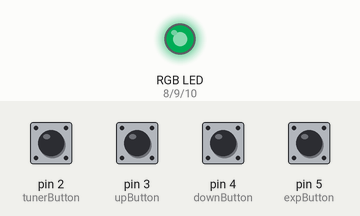
A sketch run on a simulated Arduino Uno, built with avr-gcc and run on an emulated ATmega328P. Shown: an RGB LED mixed from three pins (HIGH = lit). The test bench sets the inputs (shaded band); at power-on: pin 2 (tunerButton), pin 3 (upButton), pin 4 (downButton), pin 5 (expButton) LOW. Dim RGB values are drawn brighter than linear; MIDI output is not drawn; EEPROM starts erased.

Above: at 3.2 s.
3.3 s: pin 2 (tunerButton) pulled HIGH for 0.15 s
At 4.5 s:
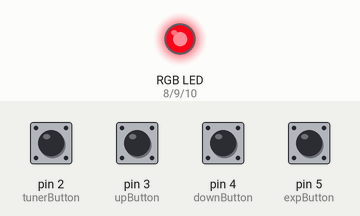
4.9 s: pin 2 (tunerButton) pulled HIGH for 1 s
At 5.9 s:
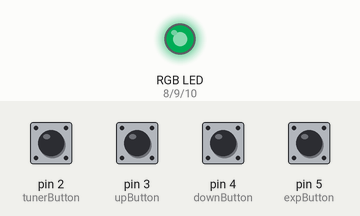
7.4 s: pin 5 (expButton) pulled HIGH for 0.15 s
At 8.3 s:
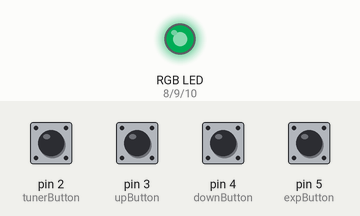
Timing chart, 0 to 10.4 s (numbered marks = the images above; inputs shaded):
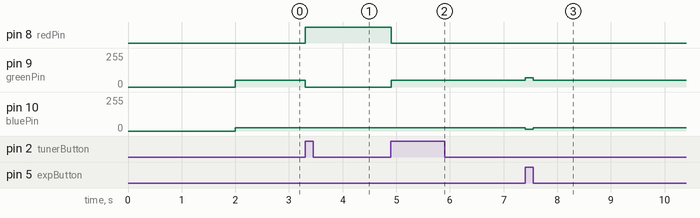

The sketch:

Line6_M5_Midi_Controller.ino
```cpp
#include <EEPROM.h>
#include <MIDI.h>
#include <JC_Button.h>

MIDI_CREATE_DEFAULT_INSTANCE();

Button tunerButton(2, 25, false, false);
Button upButton(3, 25, false, false);
Button downButton(4, 25, false, false);
Button expButton(5, 25, false, false);

const int redPin = 8;
const int greenPin = 9;
const int bluePin = 10;

const int presetMemAddr = 0;

const int expChannel = 1;
const int tunerChannel = 69;
const int maxValue = 127;
const int maxPreset = 23;

int preset = 0;
bool tunerMode = false;

void setup()
{
  MIDI.begin(1);

  tunerButton.begin();
  upButton.begin();
  downButton.begin();
  expButton.begin();

  pinMode(redPin, OUTPUT);
  pinMode(greenPin, OUTPUT);
  pinMode(bluePin, OUTPUT);

  int savedPreset = EEPROM.read(presetMemAddr);
  if (0 <= savedPreset && savedPreset <= maxPreset) {
    preset = savedPreset;
  }

  // wait for M5 to power up
  delay(2000);

  changeToPreset();
  ledNormal();
}

void loop()
{
  tunerButton.read();
  upButton.read();
  downButton.read();
  expButton.read();

  if (tunerMode) {
    if (tunerButton.wasPressed() || upButton.wasPressed() || downButton.wasPressed() || expButton.wasPressed()) {
      tunerOff();
    }
  } else {
    if (tunerButton.wasPressed()) {
      tunerOn();
    } else if (upButton.wasPressed()) {
      up();
    } else if (downButton.wasPressed()) {
      down();
    } else if (expButton.wasPressed()) {
      expMax();
    } else if (expButton.wasReleased()) {
      expMin();
    }
  }

  delay(10);
}

void tunerOn() {
  MIDI.sendControlChange(tunerChannel, maxValue, 1);
  tunerMode = true;
  ledTuner();
}

void tunerOff() {
  MIDI.sendControlChange(tunerChannel, 0, 1);
  tunerMode = false;
  ledNormal();
}

void up()
{
  preset = preset == 0 ? maxPreset : preset - 1;
  changeToPreset();
}

void down()
{
  preset = preset == maxPreset ? 0 : preset + 1;
  changeToPreset();
}

void changeToPreset() {
  MIDI.sendProgramChange(preset, 1);
  EEPROM.write(presetMemAddr, preset);
}

void expMin()
{
  MIDI.sendControlChange(expChannel, 0, 1);
  ledNormal();
}

void expMax()
{
  MIDI.sendControlChange(expChannel, maxValue, 1);
  ledExp();
}

void ledNormal() {
  analogWrite(redPin, 0);
  analogWrite(greenPin, 50);
  analogWrite(bluePin, 25);
}

void ledExp() {
  analogWrite(redPin, 0);
  analogWrite(greenPin, 70);
  analogWrite(bluePin, 15);
}

void ledTuner() {
  analogWrite(redPin, 150);
  analogWrite(greenPin, 0);
  analogWrite(bluePin, 25);
}
```

Measured:
- after the input at 3.3 s, pin 8 (redPin): LOW → HIGH at once; pin 9 (greenPin): 50/255 → 0/255 at once
- after the input at 4.9 s, pin 8 (redPin): HIGH → LOW at once; pin 9 (greenPin): 0/255 → 50/255 at once
- after the input at 7.4 s, pin 9 (greenPin): 50/255 → 70/255 at once, → 50/255 0.15 s later; pin 10 (bluePin): 25/255 → 15/255 at once, → 25/255 0.15 s later
